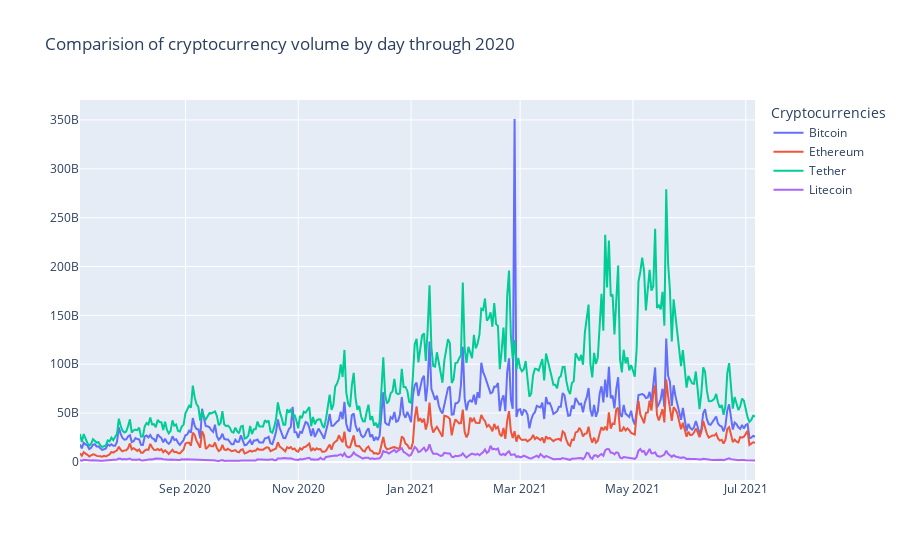

Notebook source saved alongside this figure:
### Code cell
data = {'Bitcoin': bitcoin_df, 'Ethereum': ethereum_df, 'Tether': tether_df, 'Litecoin':litecoin_df}

fig = go.Figure()

for name, df in data.items():
  fig.add_trace(go.Scatter(x=df['date'], 
                           y=df['volume'], 
                           name=name))

fig.update_layout(title='Comparision of cryptocurrency volume by day through 2020', 
                  legend_title='Cryptocurrencies')
fig.show()

### Figure 1 — Plotly figure (JSON) as saved in the notebook; plotly's stock layout.template omitted (floating-point values rounded to 4 significant figures; data arrays with more than 128 entries replaced by an {"elided": "..."} marker saying what was removed)
{"data": [{"name": "Bitcoin", "type": "scatter", "x": {"elided": "366 str values"}, "y": {"elided": "366 int values"}}, {"name": "Ethereum", "type": "scatter", "x": {"elided": "366 str values"}, "y": {"elided": "366 int values"}}, {"name": "Tether", "type": "scatter", "x": {"elided": "366 str values"}, "y": {"elided": "366 int values"}}, {"name": "Litecoin", "type": "scatter", "x": {"elided": "366 str values"}, "y": {"elided": "366 int values"}}], "layout": {"legend": {"title": {"text": "Cryptocurrencies"}}, "title": {"text": "Comparision of cryptocurrency volume by day through 2020"}}}
